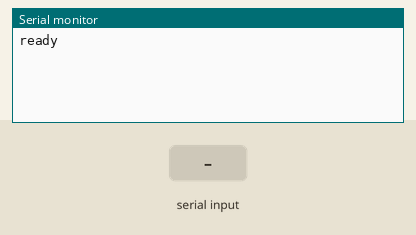
Bench run of a sketch on a simulated ATtiny85, built with avr-gcc and run on an emulated ATtiny85. On the bench: the last lines printed to the serial monitor. Inputs (shaded band) come from the test bench.

Above: at 1.2 s.
1.3 s: "F\n" received over Serial
At 2.3 s:
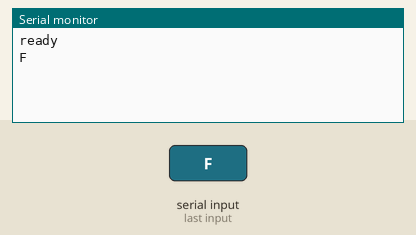
2.8 s: byte 66 ('B') received over Serial
At 3.5 s:
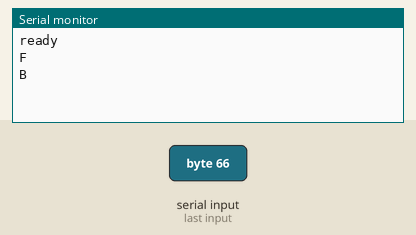
4.3 s: byte 82 ('R') received over Serial
At 4.6 s:
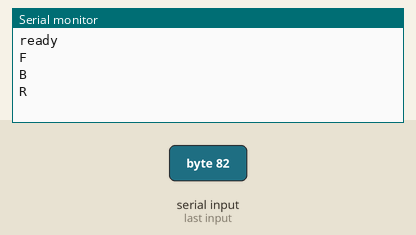
5.8 s: byte 76 ('L') received over Serial
At 7.0 s:
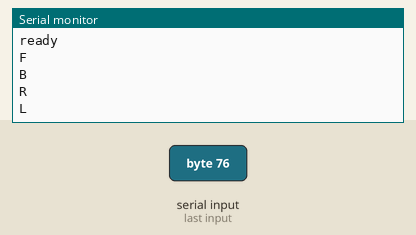
7.3 s: byte 84 ('T') received over Serial
At 8.1 s:
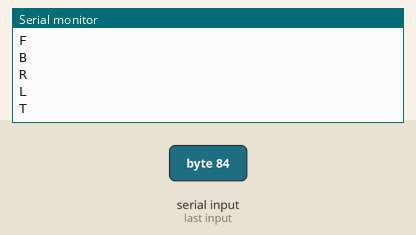
8.8 s: byte 85 ('U') received over Serial
At 9.2 s:
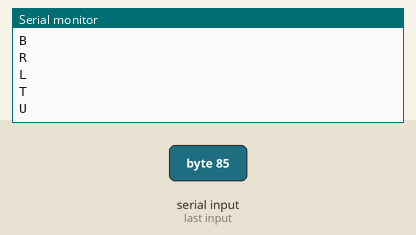

The sketch:

CT_dieu_khien.ino
```cpp
#include <SoftwareSerial.h>

SoftwareSerial Serial1(12, 13);  // RX, TX

void setup() {
  Serial.begin(115200);    // Serial chính qua USB
  Serial1.begin(115200);     // Serial1 qua SoftwareSerial với tốc độ 9600 (để ổn định)
  Serial.println("ready");
}

void loop() {
  // Kiểm tra nếu có dữ liệu từ Serial1
  if (Serial1.available()) {
    String R = Serial1.readStringUntil('\n');
    Serial.println(R);  // Hiển thị chuỗi nhận được từ Serial1 lên Serial Monitor
  }

  // Kiểm tra nếu có dữ liệu từ Serial Monitor
  if (Serial.available()) {
    char C = Serial.read();  // Đọc ký tự từ cổng Serial

    // Gửi ký tự tương ứng tới Serial1 và in ra Serial Monitor
    if (C == 'F' || C == 'B' || C == 'R' || C == 'L' ||
        C == 'T' || C == 'U' || C == 'O' || C == 'V') {
      Serial1.println(C);
      Serial.println(C);
    }
  }
}
```

I2C.ino
```cpp
const uint8_t IMUAddress = 0x68; // AD0 is logic low on the PCB
const uint16_t I2C_TIMEOUT = 1000; // Used to check for errors in I2C communication

uint8_t i2cWrite(uint8_t registerAddress, uint8_t data, bool sendStop) {
  return i2cWrite(registerAddress,&data,1,sendStop); // Returns 0 on success
}

uint8_t i2cWrite(uint8_t registerAddress, uint8_t* data, uint8_t length, bool sendStop) {
  Wire.beginTransmission(IMUAddress);
  Wire.write(registerAddress);
  Wire.write(data, length);
  return Wire.endTransmission(sendStop); // Returns 0 on success
}

uint8_t i2cRead(uint8_t registerAddress, uint8_t* data, uint8_t nbytes) {
  uint32_t timeOutTimer;
  Wire.beginTransmission(IMUAddress);
  Wire.write(registerAddress);
  if(Wire.endTransmission(false)) // Don't release the bus
    return 1; // Error in communication
  Wire.requestFrom(IMUAddress, nbytes,(uint8_t)true); // Send a repeated start and then release the bus after reading
  for(uint8_t i = 0; i < nbytes; i++) {
    if(Wire.available())
      data[i] = Wire.read();
    else {
      timeOutTimer = micros();
      while(((micros() - timeOutTimer) < I2C_TIMEOUT) && !Wire.available());
      if(Wire.available())
        data[i] = Wire.read();
      else
        return 2; // Error in communication
    }
  }
  return 0; // Success
}
```

Measured:
- after the input at 1.3 s, the serial monitor: prints a new line at once (image 1)
- after the input at 2.8 s, the serial monitor: prints a new line at once (image 2)
- after the input at 4.3 s, the serial monitor: prints a new line at once (image 3)
- after the input at 5.8 s, the serial monitor: prints a new line at once (image 4)
- after the input at 7.3 s, the serial monitor: prints a new line at once (image 5)
- after the input at 8.8 s, the serial monitor: prints a new line at once (image 6)
